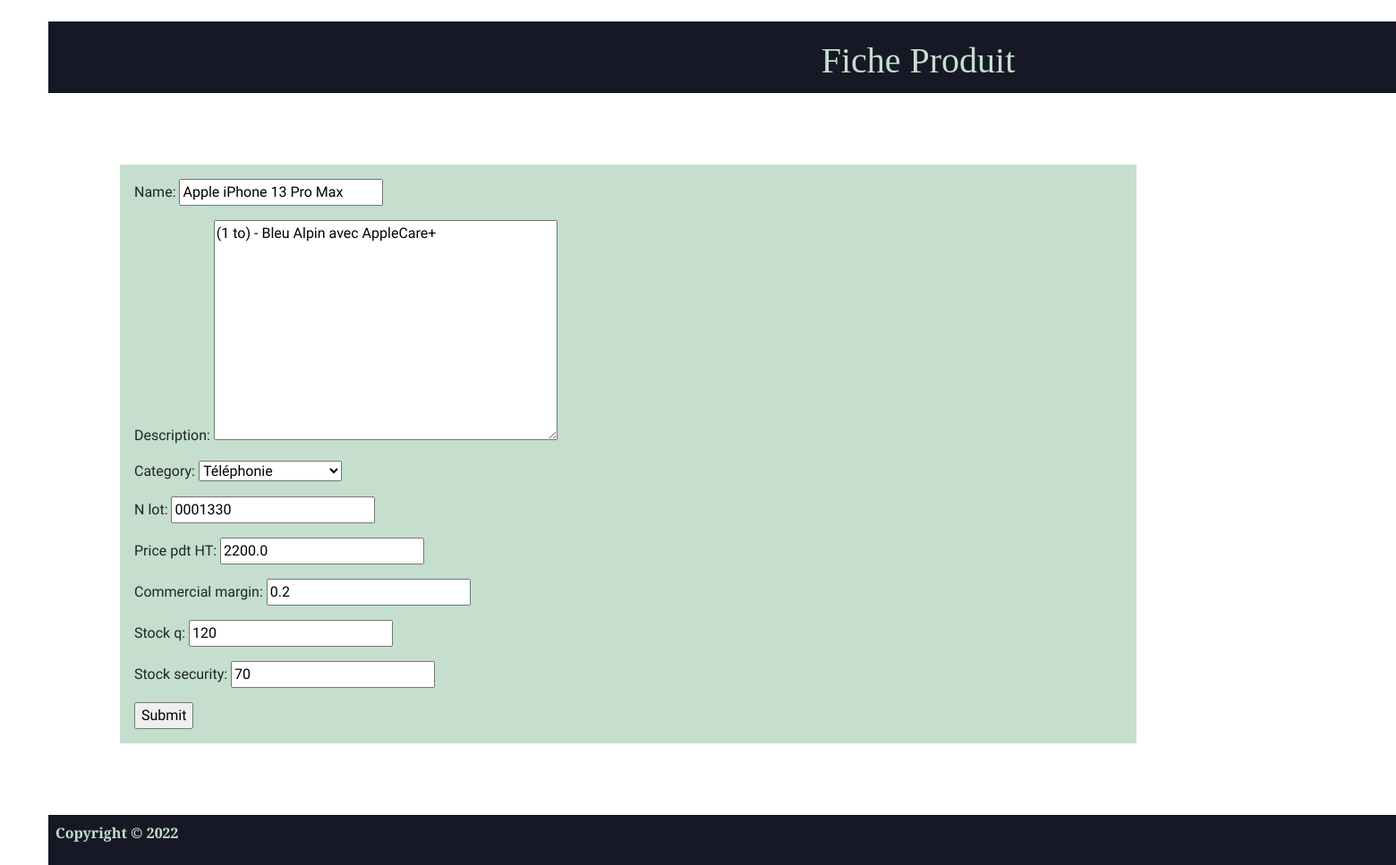
Before: /Produits_mise_à_jour/22 with the older database file.
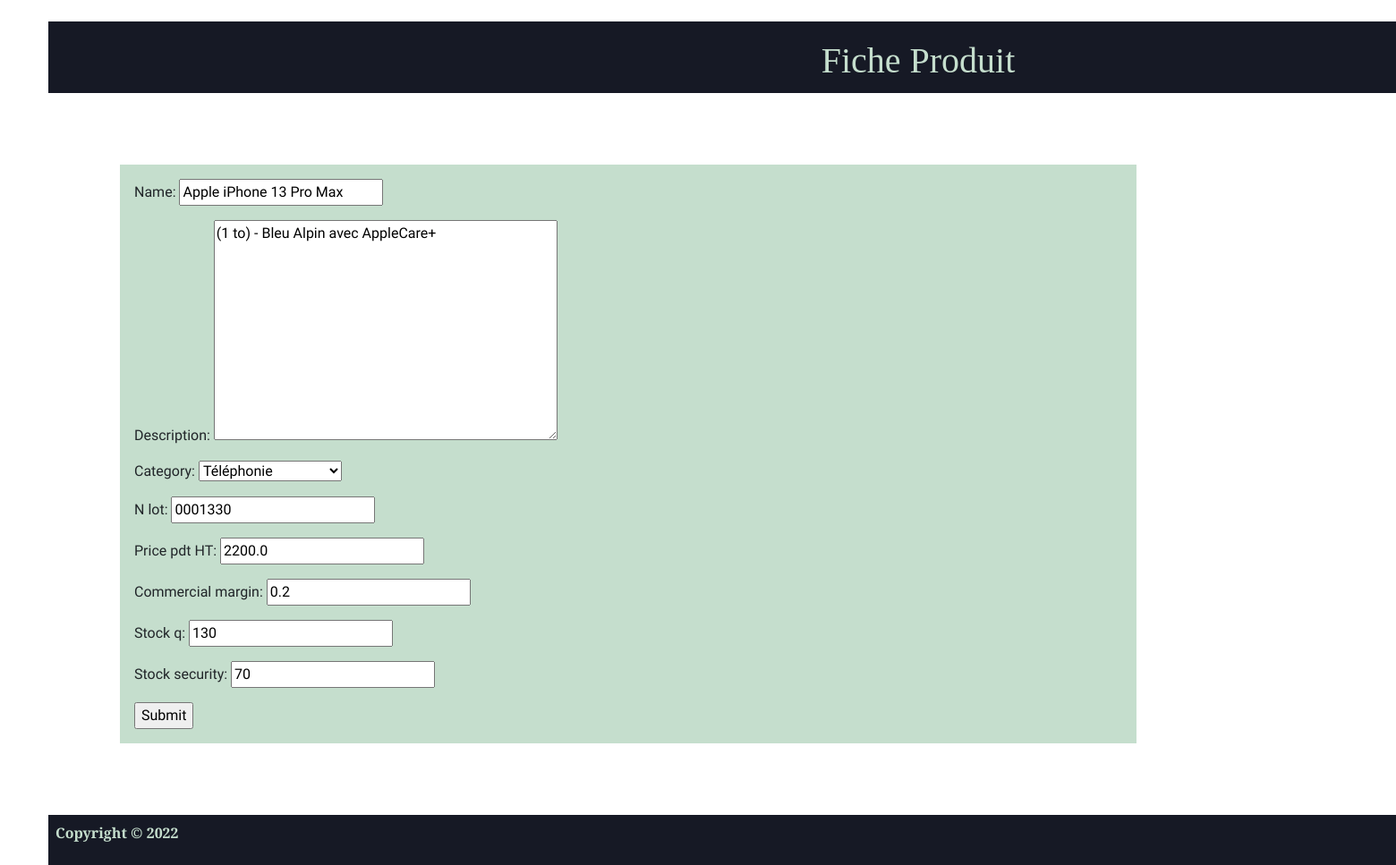
After: the same page with the newer database file.
### Main/models.py (models this page shows, shortened)
class Product(models.Model):
    CATEGORY_CHOICES=(('Informatique','Informatique'),('Téléphonie','Téléphonie'),('Objets connectés','Objets connectés'),('TV & Home cinéma','TV & Home cinéma'))
    name=models.CharField(max_length=200, null=True)
    description=models.TextField(null=True)
    category=models.CharField(max_length=200, null=True,choices=CATEGORY_CHOICES)
    n_lot=models.CharField(max_length=200, null=True)
    price_pdt_HT=models.FloatField(null=True)
    commercial_margin=models.FloatField(null=True)
    stock_q=models.IntegerField(null=True)
    stock_security=models.IntegerField(null=True)

### Main/forms.py
class ProductForm(ModelForm):
    class Meta():
        model = Product
        fields='__all__'

### Main/views.py (called while the page is built)
def update_product(request,pk):
    my_product=Product.objects.get(id=pk)
    if request.method == 'POST':
        my_form=ProductForm(request.POST,instance=my_product)
        if my_form.is_valid():
            my_form.save()
            return redirect('/Produits/')
    my_form= ProductForm(instance=my_product)
    context={'product':my_product,'form':my_form}
    return render(request, 'Main/product_update.html',context)

### Main/Templates/Main/product_update.html (shortened to what this page needs)
{% extends "main/base.html" %}
{% block content %}
    <header>
        <h1> Fiche Produit </h1>
    </header>
    <form method='POST'>
        <div class="form">
            {{form.as_p}}
            <input type="submit" name="Mettre à jour">
        </div>
    </form>
{% endblock content %}

Changed rows visible on the page:
changed Product "Apple iPhone 13 Pro Max": stock_q "120" → "130"
